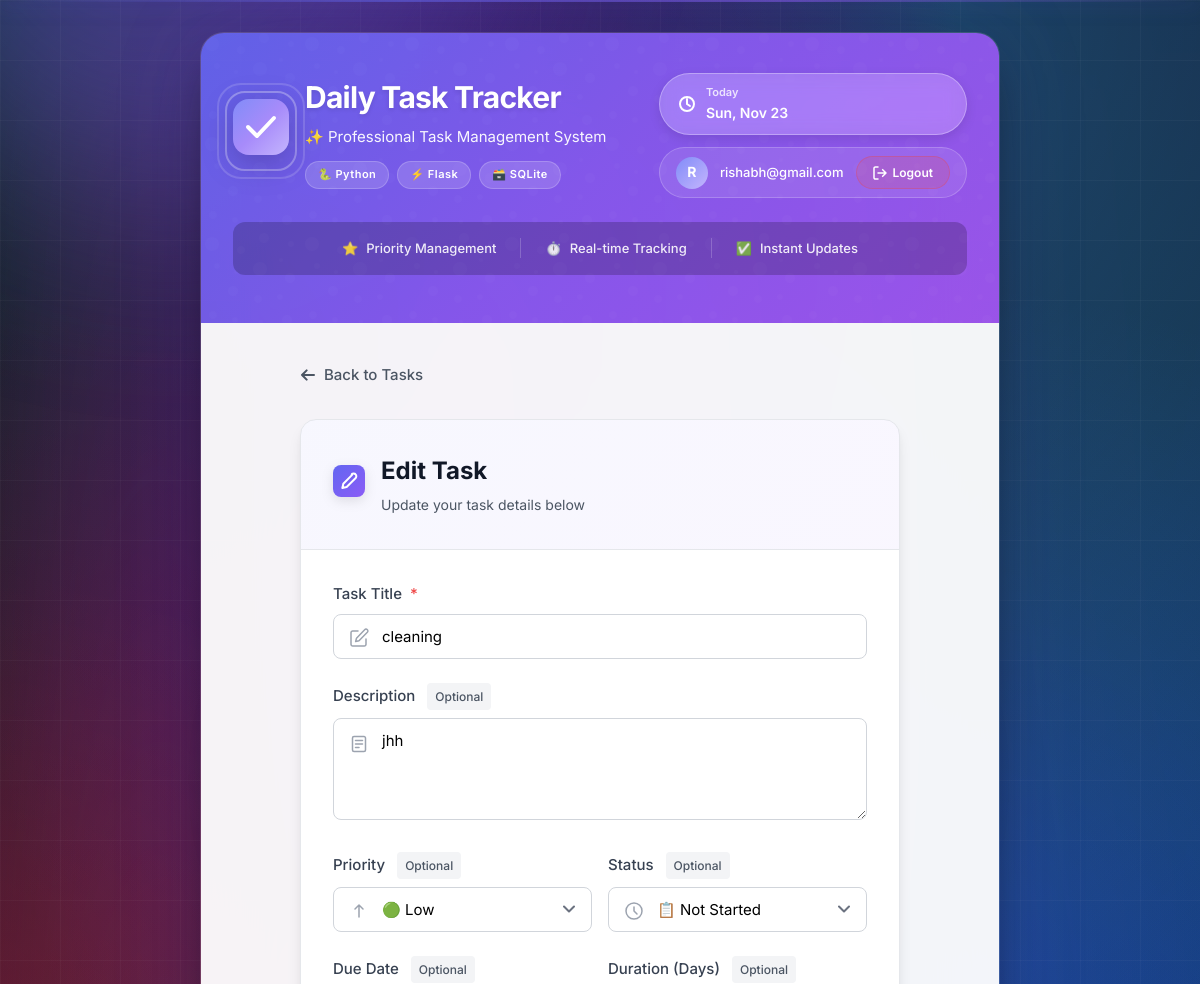
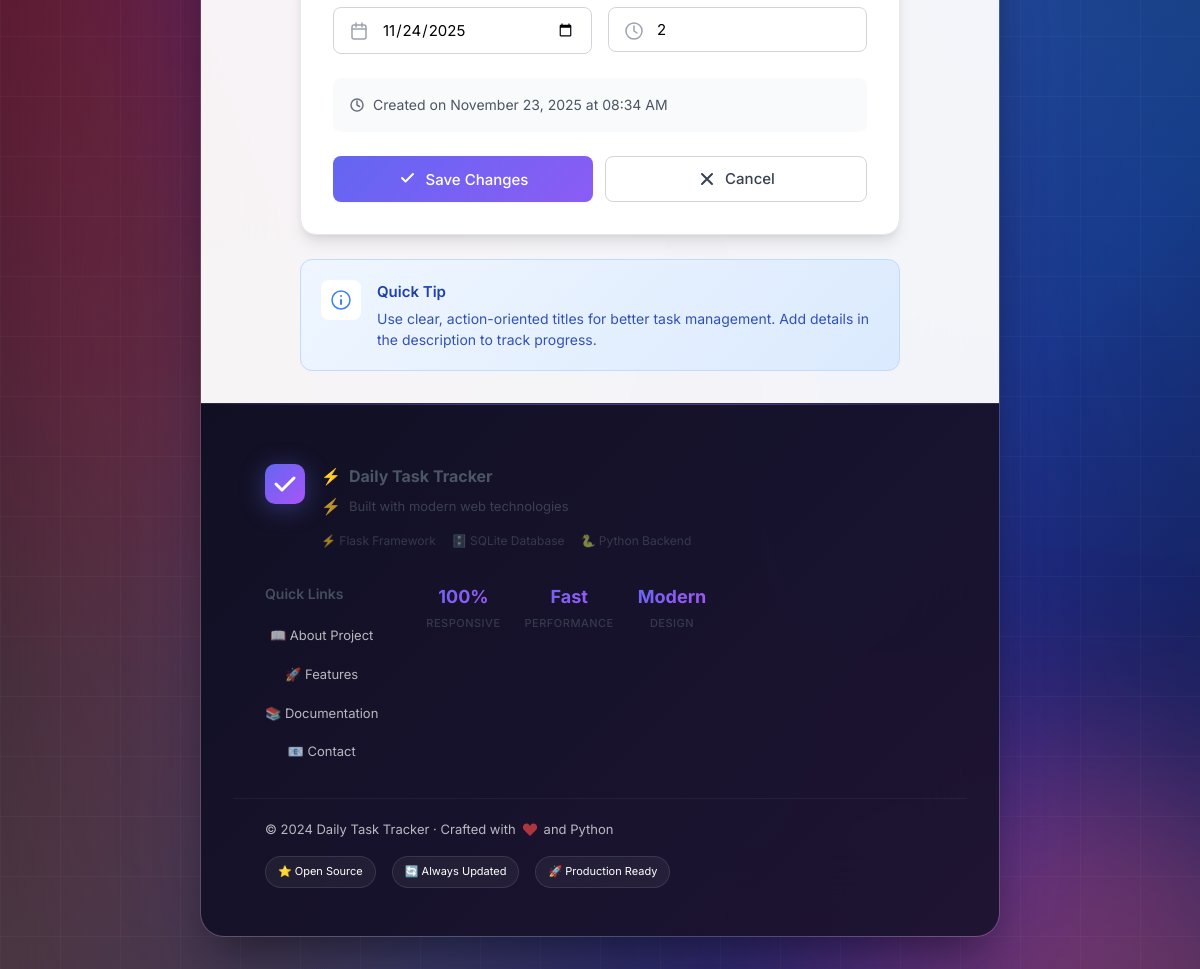
Page /edit/1 (signed in) on the committed database (2 pictures, top to bottom).
### app.py (models this page shows, shortened)
class Task(db.Model):
    id = db.Column(db.Integer, primary_key=True)
    title = db.Column(db.String(200), nullable=False)
    description = db.Column(db.Text, nullable=True)
    priority = db.Column(db.String(20), nullable=True)
    due_date = db.Column(db.String(20), nullable=True)
    status = db.Column(db.String(20), default="Not Started")
    duration = db.Column(db.Integer, nullable=True)
    completed = db.Column(db.Boolean, default=False)
    created_at = db.Column(db.DateTime, default=datetime.utcnow)
    user_id = db.Column(db.Integer, db.ForeignKey('user.id'), nullable=False)

### app.py (the view, shortened to what this page needs)
@app.route('/edit/<int:task_id>', methods=['GET', 'POST'])
@login_required
def edit_task(task_id):
    try:
        user_id = session.get('user_id')
        task = Task.query.filter_by(id=task_id, user_id=user_id).first_or_404()
        return render_template('edit.html', task=task)
    except Exception as e:
        db.session.rollback()
        flash(f'Error updating task: {str(e)}', 'error')
        return redirect(url_for('index'))

### app.py (called while the page is built)
def login_required(f):
    @wraps(f)
    def decorated_function(*args, **kwargs):
        if 'user_id' not in session:
            flash('Please log in to access this page.', 'error')
            return redirect(url_for('login'))
        return f(*args, **kwargs)
    return decorated_function

### templates/edit.html (shortened to what this page needs)
{% extends "base.html" %}
{% block content %}
<div class="edit-page">
  <nav class="breadcrumb">
    <a href="{{ url_for('index') }}" class="breadcrumb-link">
      <svg width="16" height="16" viewBox="0 0 16 16" fill="none" xmlns="http://www.w3.org/2000/svg">
        <path d="M6.66667 12.6667L2 8M2 8L6.66667 3.33333M2 8H14" stroke="currentColor" stroke-width="2" stroke-linecap="round" stroke-linejoin="round"/>
      </svg>
      Back to Tasks
    </a>
  </nav>
  <div class="edit-card">
    <div class="edit-header">
      <div class="edit-icon">
      </div>
      <div>
        <h2 class="edit-title">Edit Task</h2>
        <p class="edit-subtitle">Update your task details below</p>
      </div>
    </div>
    <form action="{{ url_for('edit_task', task_id=task.id) }}" method="post" class="edit-form">
      <div class="form-group">
        <label for="edit-title" class="form-label">
          Task Title
          <span class="required">*</span>
        </label>
        <div class="input-wrapper">
          <input
            type="text"
            id="edit-title"
            name="title"
            class="form-input form-input-icon"
            value="{{ task.title }}"
            required
            autocomplete="off"
            placeholder="Enter task title"
          >
        </div>
      </div>
      <div class="form-group">
        <label for="edit-description" class="form-label">
          Description
          <span class="optional-badge">Optional</span>
        </label>
        <div class="input-wrapper">
          <textarea
            id="edit-description"
            name="description"
            class="form-textarea form-textarea-icon"
            placeholder="Add more details about your task..."
            rows="4"
          >{{ task.description or '' }}</textarea>
        </div>
      </div>
      <div class="form-row">
        <div class="form-group">
          <label for="edit-priority" class="form-label">
            Priority
            <span class="optional-badge">Optional</span>
          </label>
          <div class="input-wrapper">
            <select
              id="edit-priority"
              name="priority"
              class="form-select form-input-icon"
            >
              <option value="Low" {% if task.priority == "Low" %}selected{% endif %}>🟢 Low</option>
            </select>
          </div>
        </div>
        <div class="form-group">
          <label for="edit-status" class="form-label">
            Status
            <span class="optional-badge">Optional</span>
          </label>
          <div class="input-wrapper">
            <select
              id="edit-status"
              name="status"
              class="form-select form-input-icon"
            >
              <option value="Not Started" {% if task.status == "Not Started" %}selected{% endif %}>📋 Not Started</option>
            </select>
          </div>
        </div>
      </div>
      <div class="form-row">
        <div class="form-group">
          <label for="edit-due-date" class="form-label">
            Due Date
            <span class="optional-badge">Optional</span>
          </label>
          <div class="input-wrapper">
            <input
              type="date"
              id="edit-due-date"
              name="due_date"
              class="form-input form-input-icon"
              value="{{ task.due_date or '' }}"
            >
          </div>
        </div>
        <div class="form-group">
          <label for="edit-duration" class="form-label">
            Duration (Days)
            <span class="optional-badge">Optional</span>
          </label>
          <div class="input-wrapper">
            <input
              type="number"
              id="edit-duration"
              name="duration"
              class="form-input form-input-icon"
              value="{{ task.duration or '' }}"
              placeholder="e.g., 5"
              min="1"
              max="365"
            >
          </div>
        </div>
      </div>
      <div class="task-info">
        <span>Created on {{ task.created_at.strftime("%B %d, %Y at %I:%M %p") }}</span>
      </div>
      <div class="form-actions">
        <button type="submit" class="btn btn-primary">
          <svg width="20" height="20" viewBox="0 0 20 20" fill="none" xmlns="http://www.w3.org/2000/svg">
            <path d="M15 5L7.5 12.5L4 9" stroke="currentColor" stroke-width="2" stroke-linecap="round" stroke-linejoin="round"/>
          </svg>
          Save Changes
        </button>
        <a href="{{ url_for('index') }}" class="btn btn-secondary">
          <svg width="20" height="20" viewBox="0 0 20 20" fill="none" xmlns="http://www.w3.org/2000/svg">
            <path d="M15 5L5 15M5 5L15 15" stroke="currentColor" stroke-width="2" stroke-linecap="round" stroke-linejoin="round"/>
          </svg>
          Cancel
        </a>
      </div>
    </form>
  </div>
  <div class="tips-section">
    <div class="tip-card">
      <div class="tip-icon">
      </div>
      <div>
        <h3 class="tip-title">Quick Tip</h3>
        <p class="tip-text">Use clear, action-oriented titles for better task management. Add details in the description to track progress.</p>
      </div>
    </div>
  </div>
</div>
{% endblock %}

### rows in the picture
Task: title "cleaning", description "jhh", priority "🟢 Low", status "📋 Not Started", due_date "11/24/2025", duration "2", created_at "November 23, 2025 at 08:34 AM"

### other values in the picture
{{ session.username[0]|upper }} "R"
{{ session.username }} "rishabh@gmail.com"
